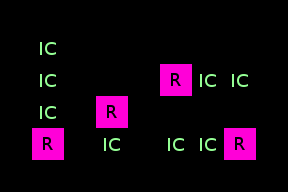

Below is a game level as drawn by its tile map, then a one-line description and the .tmx that defines it (tile-layer data replaced by summaries):
An orthogonal 9x6 tile map with 32x32 px tiles, 2 tile layers (ruleRegions, ruleSet), 3 hidden layers not drawn, 4 tilesets.

<map version="1.0" orientation="orthogonal" width="9" height="6" tilewidth="32" tileheight="32">
 <tileset firstgid="1" name="collision" tilewidth="32" tileheight="32">
  <image source="../graphics/tiles/collision.png" width="64" height="32" />
 </tileset>
 <tileset firstgid="3" name="set_icecave" tilewidth="32" tileheight="32">
  <image source="../graphics/tiles/set_icecave.png" width="64" height="64" />
 </tileset>
 <tileset firstgid="7" name="set_rules" tilewidth="32" tileheight="32">
  <image source="../graphics/tiles/set_rules.png" width="32" height="32" />
 </tileset>
 <tileset firstgid="8" name="cave" tilewidth="32" tileheight="32">
  <image source="../graphics/tiles/icecave.png" width="512" height="256" />
 </tileset>
 <layer name="ruleRegions" width="9" height="6">
  <data>[54 cells, 12 non-empty, 1 distinct tile ids]</data>
 </layer>
 <layer name="ruleSet" width="9" height="6">
  <data>[54 cells, 8 non-empty, 1 distinct tile ids]</data>
 </layer>
 <layer name="rule_Ground" width="9" height="6" visible="0">
  <data>[54 cells, 5 non-empty, 5 distinct tile ids]</data>
 </layer>
 <layer name="rule_Over" width="9" height="6" visible="0">
  <data>[54 cells, 1 non-empty, 1 distinct tile ids]</data>
 </layer>
 <layer name="rule_collision" width="9" height="6" visible="0">
  <data>[54 cells, 8 non-empty, 1 distinct tile ids]</data>
 </layer>
</map>